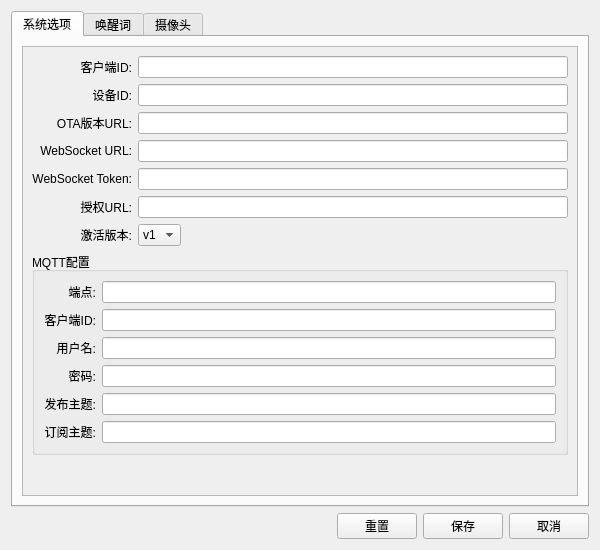
<?xml version="1.0" encoding="UTF-8"?>
<ui version="4.0">
 <class>SettingsWindow</class>
 <widget class="QDialog" name="SettingsWindow">
  <property name="geometry">
   <rect>
    <x>0</x>
    <y>0</y>
    <width>600</width>
    <height>550</height>
   </rect>
  </property>
  <property name="minimumSize">
   <size>
    <width>400</width>
    <height>400</height>
   </size>
  </property>
  <property name="windowTitle">
   <string>参数配置</string>
  </property>
  <property name="modal">
   <bool>true</bool>
  </property>
  <layout class="QVBoxLayout" name="verticalLayout">
   <item>
    <widget class="QTabWidget" name="tabWidget">
     <property name="currentIndex">
      <number>0</number>
     </property>
     <widget class="QWidget" name="system_tab">
      <attribute name="title">
       <string>系统选项</string>
      </attribute>
      <layout class="QVBoxLayout" name="system_layout">
       <item>
        <widget class="QScrollArea" name="system_scroll">
         <property name="widgetResizable">
          <bool>true</bool>
         </property>
         <widget class="QWidget" name="system_content">
          <property name="geometry">
           <rect>
            <x>0</x>
            <y>0</y>
            <width>574</width>
            <height>474</height>
           </rect>
          </property>
          <layout class="QFormLayout" name="system_form">
           <property name="labelAlignment">
            <set>Qt::AlignRight|Qt::AlignVCenter</set>
           </property>
           <property name="fieldGrowthPolicy">
            <enum>QFormLayout::ExpandingFieldsGrow</enum>
           </property>
           <item row="0" column="0">
            <widget class="QLabel" name="client_id_label">
             <property name="text">
              <string>客户端ID:</string>
             </property>
             <property name="alignment">
              <set>Qt::AlignRight|Qt::AlignVCenter</set>
             </property>
            </widget>
           </item>
           <item row="0" column="1">
            <widget class="QLineEdit" name="client_id_edit">
             <property name="readOnly">
              <bool>false</bool>
             </property>
            </widget>
           </item>
           <item row="1" column="0">
            <widget class="QLabel" name="device_id_label">
             <property name="text">
              <string>设备ID:</string>
             </property>
             <property name="alignment">
              <set>Qt::AlignRight|Qt::AlignVCenter</set>
             </property>
            </widget>
           </item>
           <item row="1" column="1">
            <widget class="QLineEdit" name="device_id_edit">
             <property name="readOnly">
              <bool>false</bool>
             </property>
            </widget>
           </item>
           <item row="2" column="0">
            <widget class="QLabel" name="ota_url_label">
             <property name="text">
              <string>OTA版本URL:</string>
             </property>
             <property name="alignment">
              <set>Qt::AlignRight|Qt::AlignVCenter</set>
             </property>
            </widget>
           </item>
           <item row="2" column="1">
            <widget class="QLineEdit" name="ota_url_edit"/>
           </item>
           <item row="3" column="0">
            <widget class="QLabel" name="websocket_url_label">
             <property name="text">
              <string>WebSocket URL:</string>
             </property>
             <property name="alignment">
              <set>Qt::AlignRight|Qt::AlignVCenter</set>
             </property>
            </widget>
           </item>
           <item row="3" column="1">
            <widget class="QLineEdit" name="websocket_url_edit"/>
           </item>
           <item row="4" column="0">
            <widget class="QLabel" name="websocket_token_label">
             <property name="text">
              <string>WebSocket Token:</string>
             </property>
             <property name="alignment">
              <set>Qt::AlignRight|Qt::AlignVCenter</set>
             </property>
            </widget>
           </item>
           <item row="4" column="1">
            <widget class="QLineEdit" name="websocket_token_edit"/>
           </item>
           <item row="5" column="0">
            <widget class="QLabel" name="authorization_url_label">
             <property name="text">
              <string>授权URL:</string>
             </property>
             <property name="alignment">
              <set>Qt::AlignRight|Qt::AlignVCenter</set>
             </property>
            </widget>
           </item>
           <item row="5" column="1">
            <widget class="QLineEdit" name="authorization_url_edit"/>
           </item>
           <item row="6" column="0">
            <widget class="QLabel" name="activation_version_label">
             <property name="text">
              <string>激活版本:</string>
             </property>
             <property name="alignment">
              <set>Qt::AlignRight|Qt::AlignVCenter</set>
             </property>
            </widget>
           </item>
           <item row="6" column="1">
            <widget class="QComboBox" name="activation_version_combo">
             <item>
              <property name="text">
               <string>v1</string>
              </property>
             </item>
             <item>
              <property name="text">
               <string>v2</string>
              </property>
             </item>
            </widget>
           </item>
           <item row="7" column="0" colspan="2">
            <widget class="QGroupBox" name="mqtt_group">
             <property name="title">
              <string>MQTT配置</string>
             </property>
             <layout class="QFormLayout" name="mqtt_form">
              <property name="labelAlignment">
               <set>Qt::AlignRight|Qt::AlignVCenter</set>
              </property>
              <property name="fieldGrowthPolicy">
               <enum>QFormLayout::ExpandingFieldsGrow</enum>
              </property>
              <item row="0" column="0">
               <widget class="QLabel" name="mqtt_endpoint_label">
                <property name="text">
                 <string>端点:</string>
                </property>
                <property name="alignment">
                 <set>Qt::AlignRight|Qt::AlignVCenter</set>
                </property>
               </widget>
              </item>
              <item row="0" column="1">
               <widget class="QLineEdit" name="mqtt_endpoint_edit"/>
              </item>
              <item row="1" column="0">
               <widget class="QLabel" name="mqtt_client_id_label">
                <property name="text">
                 <string>客户端ID:</string>
                </property>
                <property name="alignment">
                 <set>Qt::AlignRight|Qt::AlignVCenter</set>
                </property>
               </widget>
              </item>
              <item row="1" column="1">
               <widget class="QLineEdit" name="mqtt_client_id_edit"/>
              </item>
              <item row="2" column="0">
               <widget class="QLabel" name="mqtt_username_label">
                <property name="text">
                 <string>用户名:</string>
                </property>
                <property name="alignment">
                 <set>Qt::AlignRight|Qt::AlignVCenter</set>
                </property>
               </widget>
              </item>
              <item row="2" column="1">
               <widget class="QLineEdit" name="mqtt_username_edit"/>
              </item>
              <item row="3" column="0">
               <widget class="QLabel" name="mqtt_password_label">
                <property name="text">
                 <string>密码:</string>
                </property>
                <property name="alignment">
                 <set>Qt::AlignRight|Qt::AlignVCenter</set>
                </property>
               </widget>
              </item>
              <item row="3" column="1">
               <widget class="QLineEdit" name="mqtt_password_edit">
                <property name="echoMode">
                 <enum>QLineEdit::Password</enum>
                </property>
               </widget>
              </item>
              <item row="4" column="0">
               <widget class="QLabel" name="mqtt_publish_topic_label">
                <property name="text">
                 <string>发布主题:</string>
                </property>
                <property name="alignment">
                 <set>Qt::AlignRight|Qt::AlignVCenter</set>
                </property>
               </widget>
              </item>
              <item row="4" column="1">
               <widget class="QLineEdit" name="mqtt_publish_topic_edit"/>
              </item>
              <item row="5" column="0">
               <widget class="QLabel" name="mqtt_subscribe_topic_label">
                <property name="text">
                 <string>订阅主题:</string>
                </property>
                <property name="alignment">
                 <set>Qt::AlignRight|Qt::AlignVCenter</set>
                </property>
               </widget>
              </item>
              <item row="5" column="1">
               <widget class="QLineEdit" name="mqtt_subscribe_topic_edit"/>
              </item>
             </layout>
            </widget>
           </item>
          </layout>
         </widget>
        </widget>
       </item>
      </layout>
     </widget>
     <widget class="QWidget" name="wake_word_tab">
      <attribute name="title">
       <string>唤醒词</string>
      </attribute>
      <layout class="QVBoxLayout" name="wake_word_layout">
       <item>
        <widget class="QScrollArea" name="wake_word_scroll">
         <property name="widgetResizable">
          <bool>true</bool>
         </property>
         <widget class="QWidget" name="wake_word_content">
          <property name="geometry">
           <rect>
            <x>0</x>
            <y>0</y>
            <width>574</width>
            <height>262</height>
           </rect>
          </property>
          <layout class="QFormLayout" name="wake_word_form">
           <property name="labelAlignment">
            <set>Qt::AlignRight|Qt::AlignVCenter</set>
           </property>
           <property name="fieldGrowthPolicy">
            <enum>QFormLayout::ExpandingFieldsGrow</enum>
           </property>
           <item row="0" column="0">
            <widget class="QLabel" name="use_wake_word_label">
             <property name="text">
              <string>启用唤醒词:</string>
             </property>
             <property name="alignment">
              <set>Qt::AlignRight|Qt::AlignVCenter</set>
             </property>
            </widget>
           </item>
           <item row="0" column="1">
            <widget class="QCheckBox" name="use_wake_word_check"/>
           </item>
           <item row="1" column="0">
            <widget class="QLabel" name="model_path_label">
             <property name="text">
              <string>模型路径:</string>
             </property>
             <property name="alignment">
              <set>Qt::AlignRight|Qt::AlignVCenter</set>
             </property>
            </widget>
           </item>
           <item row="1" column="1">
            <layout class="QHBoxLayout" name="model_path_layout">
             <item>
              <widget class="QLineEdit" name="model_path_edit"/>
             </item>
             <item>
              <widget class="QPushButton" name="model_path_btn">
               <property name="text">
                <string>浏览</string>
               </property>
              </widget>
             </item>
            </layout>
           </item>
           <item row="2" column="0">
            <widget class="QLabel" name="wake_words_label">
             <property name="text">
              <string>唤醒词列表:</string>
             </property>
             <property name="alignment">
              <set>Qt::AlignRight|Qt::AlignTop</set>
             </property>
            </widget>
           </item>
           <item row="2" column="1">
            <layout class="QVBoxLayout" name="wake_words_layout">
             <item>
              <widget class="QTextEdit" name="wake_words_edit">
               <property name="maximumSize">
                <size>
                 <width>16777215</width>
                 <height>100</height>
                </size>
               </property>
               <property name="placeholderText">
                <string>每行一个唤醒词</string>
               </property>
              </widget>
             </item>
             <item>
              <widget class="QLabel" name="wake_words_hint">
               <property name="text">
                <string>提示: 每行输入一个唤醒词，如"小智"、"小美"</string>
               </property>
               <property name="styleSheet">
                <string>color: #666; font-size: 11px;</string>
               </property>
              </widget>
             </item>
            </layout>
           </item>
          </layout>
         </widget>
        </widget>
       </item>
      </layout>
     </widget>
     <widget class="QWidget" name="camera_tab">
      <attribute name="title">
       <string>摄像头</string>
      </attribute>
      <layout class="QVBoxLayout" name="camera_layout">
       <item>
        <widget class="QScrollArea" name="camera_scroll">
         <property name="widgetResizable">
          <bool>true</bool>
         </property>
         <widget class="QWidget" name="camera_content">
          <property name="geometry">
           <rect>
            <x>0</x>
            <y>0</y>
            <width>574</width>
            <height>345</height>
           </rect>
          </property>
          <layout class="QFormLayout" name="camera_form">
           <property name="labelAlignment">
            <set>Qt::AlignRight|Qt::AlignVCenter</set>
           </property>
           <property name="fieldGrowthPolicy">
            <enum>QFormLayout::ExpandingFieldsGrow</enum>
           </property>
           <item row="0" column="0">
            <widget class="QLabel" name="camera_index_label">
             <property name="text">
              <string>摄像头索引:</string>
             </property>
             <property name="alignment">
              <set>Qt::AlignRight|Qt::AlignVCenter</set>
             </property>
            </widget>
           </item>
           <item row="0" column="1">
            <widget class="QSpinBox" name="camera_index_spin">
             <property name="minimum">
              <number>0</number>
             </property>
             <property name="maximum">
              <number>10</number>
             </property>
            </widget>
           </item>
           <item row="1" column="0">
            <widget class="QLabel" name="frame_width_label">
             <property name="text">
              <string>画面宽度:</string>
             </property>
             <property name="alignment">
              <set>Qt::AlignRight|Qt::AlignVCenter</set>
             </property>
            </widget>
           </item>
           <item row="1" column="1">
            <widget class="QSpinBox" name="frame_width_spin">
             <property name="minimum">
              <number>320</number>
             </property>
             <property name="maximum">
              <number>1920</number>
             </property>
             <property name="singleStep">
              <number>10</number>
             </property>
             <property name="value">
              <number>640</number>
             </property>
            </widget>
           </item>
           <item row="2" column="0">
            <widget class="QLabel" name="frame_height_label">
             <property name="text">
              <string>画面高度:</string>
             </property>
             <property name="alignment">
              <set>Qt::AlignRight|Qt::AlignVCenter</set>
             </property>
            </widget>
           </item>
           <item row="2" column="1">
            <widget class="QSpinBox" name="frame_height_spin">
             <property name="minimum">
              <number>240</number>
             </property>
             <property name="maximum">
              <number>1080</number>
             </property>
             <property name="singleStep">
              <number>10</number>
             </property>
             <property name="value">
              <number>480</number>
             </property>
            </widget>
           </item>
           <item row="3" column="0">
            <widget class="QLabel" name="fps_label">
             <property name="text">
              <string>帧率:</string>
             </property>
             <property name="alignment">
              <set>Qt::AlignRight|Qt::AlignVCenter</set>
             </property>
            </widget>
           </item>
           <item row="3" column="1">
            <widget class="QSpinBox" name="fps_spin">
             <property name="minimum">
              <number>1</number>
             </property>
             <property name="maximum">
              <number>60</number>
             </property>
             <property name="value">
              <number>30</number>
             </property>
            </widget>
           </item>
           <item row="4" column="0">
            <widget class="QLabel" name="local_vl_url_label">
             <property name="text">
              <string>本地VL URL:</string>
             </property>
             <property name="alignment">
              <set>Qt::AlignRight|Qt::AlignVCenter</set>
             </property>
            </widget>
           </item>
           <item row="4" column="1">
            <widget class="QLineEdit" name="local_vl_url_edit"/>
           </item>
           <item row="5" column="0">
            <widget class="QLabel" name="vl_api_key_label">
             <property name="text">
              <string>VL API Key:</string>
             </property>
             <property name="alignment">
              <set>Qt::AlignRight|Qt::AlignVCenter</set>
             </property>
            </widget>
           </item>
           <item row="5" column="1">
            <widget class="QLineEdit" name="vl_api_key_edit">
             <property name="echoMode">
              <enum>QLineEdit::Password</enum>
             </property>
            </widget>
           </item>
           <item row="6" column="0">
            <widget class="QLabel" name="models_label">
             <property name="text">
              <string>模型:</string>
             </property>
             <property name="alignment">
              <set>Qt::AlignRight|Qt::AlignVCenter</set>
             </property>
            </widget>
           </item>
           <item row="6" column="1">
            <widget class="QLineEdit" name="models_edit"/>
           </item>
          </layout>
         </widget>
        </widget>
       </item>
      </layout>
     </widget>
    </widget>
   </item>
   <item>
    <layout class="QHBoxLayout" name="button_layout">
     <item>
      <spacer name="button_spacer">
       <property name="orientation">
        <enum>Qt::Horizontal</enum>
       </property>
       <property name="sizeHint" stdset="0">
        <size>
         <width>40</width>
         <height>20</height>
        </size>
       </property>
      </spacer>
     </item>
     <item>
      <widget class="QPushButton" name="reset_btn">
       <property name="text">
        <string>重置</string>
       </property>
      </widget>
     </item>
     <item>
      <widget class="QPushButton" name="save_btn">
       <property name="text">
        <string>保存</string>
       </property>
      </widget>
     </item>
     <item>
      <widget class="QPushButton" name="cancel_btn">
       <property name="text">
        <string>取消</string>
       </property>
      </widget>
     </item>
    </layout>
   </item>
  </layout>
 </widget>
 <resources/>
 <connections/>
</ui>
